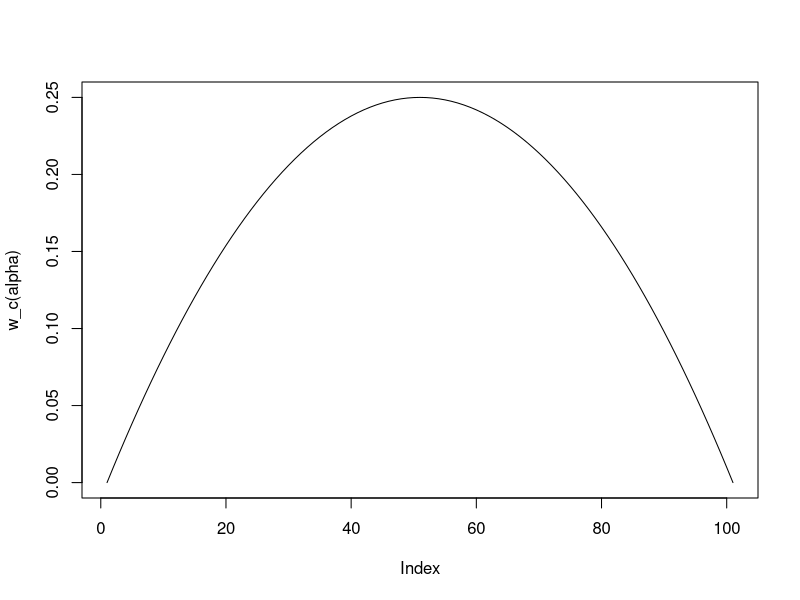
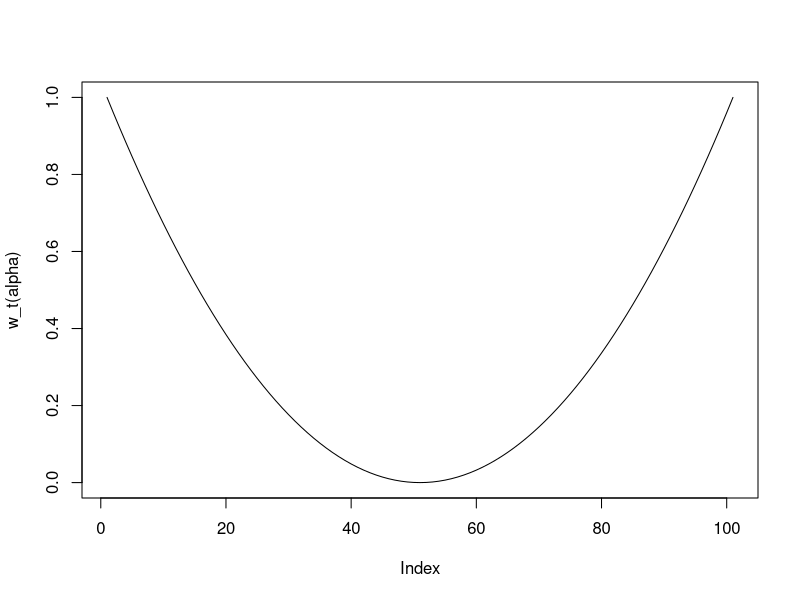
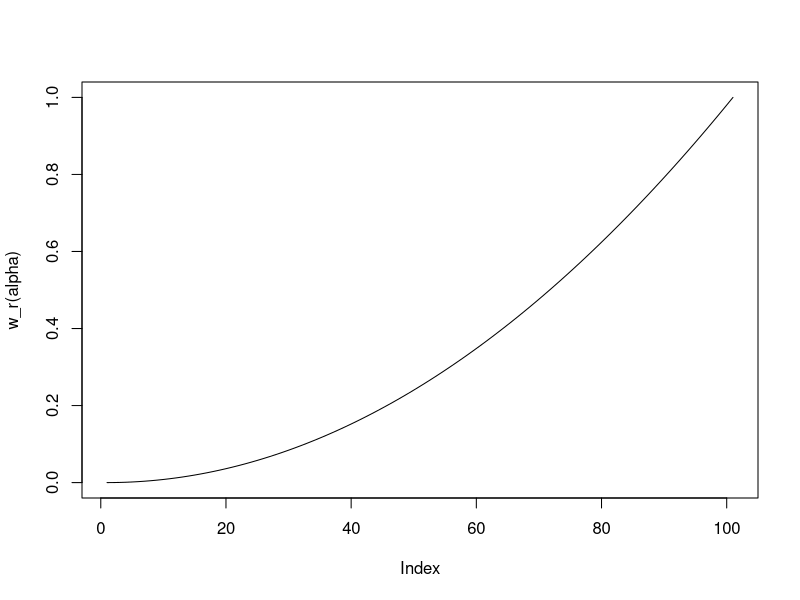
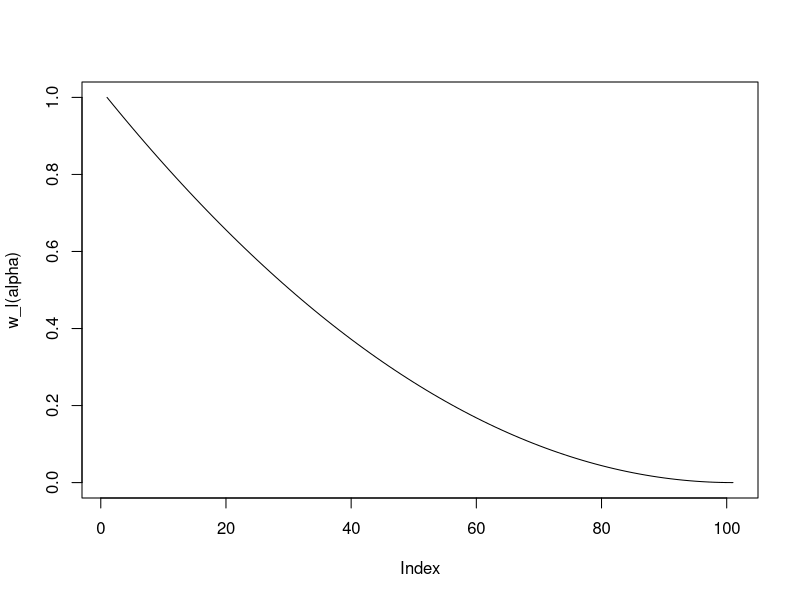

The R script that drew these images, in order:
# Continuous Ranked Probability Score (CRPS) for simulated forecast distribuition 
crps <- function(y, sim_dens){
  J <- length(sim_dens)
  alpha <-  seq.int(0.5 * 1/J, 1 - 0.5 * 1/J, length.out = length(sim_dens))
  x <- sort(sim_dens)
  2 * mean(((y <  x) - alpha) * (x -  y))
}

# Quantile weighted CRPS (T. Gneiting and R. Ranjan (2011):
#                         Comparing Density Forecasts Using Threshold-and
#                         Quantile-Weighted Scoring Rules, JBES)
crps_qw <- function(y, sim_dens, w){
  J <- length(sim_dens)
  alpha <-  seq.int(0.5 * 1/J, 1 - 0.5 * 1/J, length.out = length(sim_dens))
  x <- sort(sim_dens)
   2 * mean(w(alpha) * ((y <  x) - alpha) * (x -  y))
}

# Weighting functions proposed by Gneiting and Ranjan 2011
## To emphasize the center
w_c <- function(alpha) alpha * (1-alpha)
alpha <- seq(0,1, 0.01)
plot(w_c(alpha), type = "l")

## To emphasize the tails
w_t <- function(alpha) (2 * alpha - 1)^2
plot(w_t(alpha), type = "l")

## To emphasize the right tail 
w_r <- function(alpha) alpha^2 
plot(w_r(alpha), type = "l")

## To emphasize the left tail
w_l <- function(alpha) (1-alpha)^2
plot(w_l(alpha), type = "l")

# Directly source script
#library(RCurl)
#script <- getURL("https://raw.githubusercontent.com/alexandergerber/CRPS_QW/master/CRPS_QW.R", ssl.verifypeer = FALSE)
#eval(parse(text = script))
